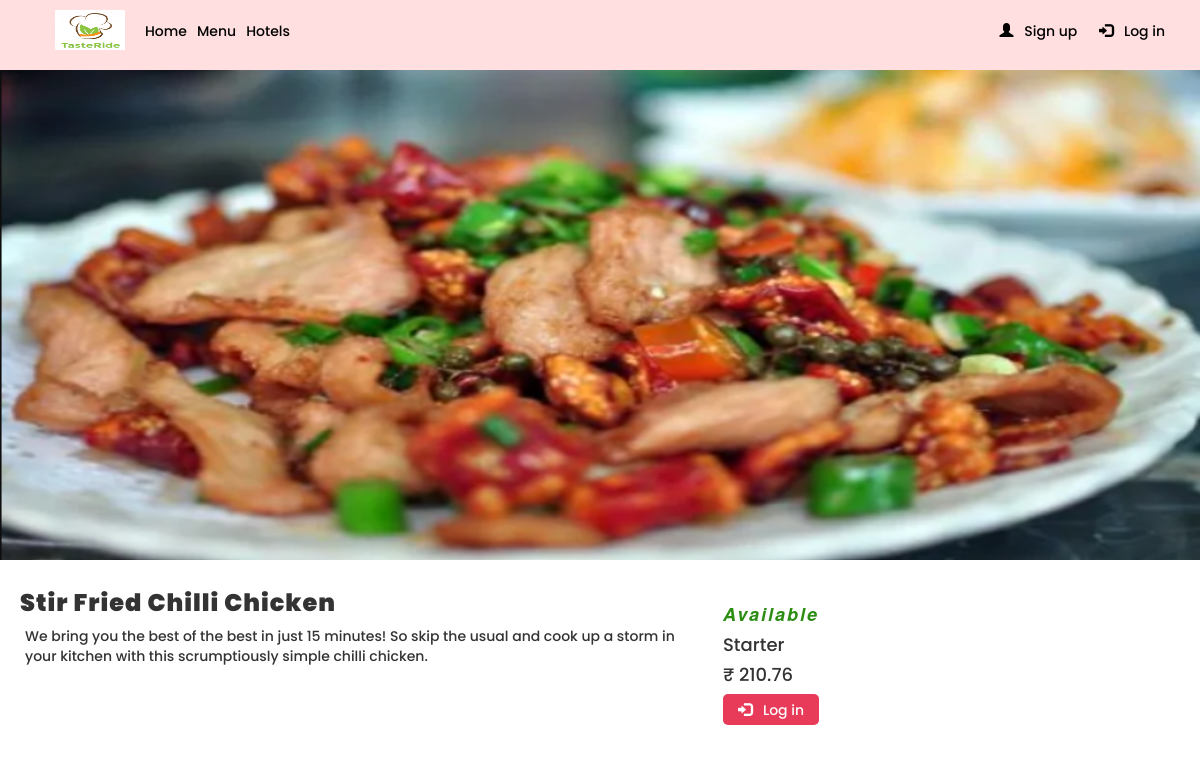
Page /food/menu/1/1 on the committed database.
### food/models.py (models this page shows, shortened)
class Food(models.Model):
    name = models.CharField(max_length=50)
    description = models.CharField(max_length=1000)
    image = models.ImageField(upload_to='images/food/')
    rating = models.DecimalField(max_digits = 5,decimal_places = 1)
    price = models.DecimalField(max_digits = 10,decimal_places = 2,default=0)
    category = models.ForeignKey('Category',on_delete=models.CASCADE)

class Category(models.Model):
    cname  = models.CharField(max_length=20)
    image = models.ImageField(upload_to='images/category/')
    def __str__(self):
        return self.cname

### food/views.py (the view)
# urls.py: path('menu/<int:cid>/<int:fid>',FoodItem,name="fooditem"),
def FoodItem(request,cid,fid):
    category = get_object_or_404(Category,pk=cid)
    food = Food.objects.filter(category=category)
    food_item = food.filter(id=fid)
    return render(request,'food/food_item.html',{
        'food_item' : food_item[0],
        'cid':cid,
    })

### food/templates/food/food_item.html
{% extends 'hotels/base.html' %}
{% load widget_tweaks %}
{% block start %}
<div class="hotel-contain">
    <div class="hotel-img">
        <img class="image-hotel" src="{{ food_item.image.url }}" alt="{{ food_item.name }}"/>
    </div>
    <div class="hotel-content">
        <div class="hotel-content-left">
            <h3 class="hotel-content-left_header">
                {{ food_item.name }}
            </h3>
            <p class="hotel-content-left_desc">
                {{ food_item.description }}
            </p>
        </div>
        <div class="hotel-content-right">
            <h4 class="hotel-content-right_ava">Available</h4>
            <h4 class="hotel-content-right_loc">
                {{food_item.category}} </h4>
            <h4 class="hotel-content-right_pri"> ₹ {{ food_item.price }}</h4>
            {% if user.is_authenticated %}
            <button class="button button-my">
                <a href="{% url 'foodorder' cid food_item.id %}"> Order Now &nbsp;&nbsp;
                     <svg xmlns="http://www.w3.org/2000/svg" width="16" height="16" fill="currentColor" class="bi bi-arrow-right" viewBox="0 0 16 16">
                    <path fill-rule="evenodd" d="M1 8a.5.5 0 0 1 .5-.5h11.793l-3.147-3.146a.5.5 0 0 1 .708-.708l4 4a.5.5 0 0 1 0 .708l-4 4a.5.5 0 0 1-.708-.708L13.293 8.5H1.5A.5.5 0 0 1 1 8z"/>
                  </svg></a>
              </button>
              {% else %}
            <button class="button button-my">
                <a class="nav-link" href="{% url "login" %}"><span class="glyphicon glyphicon-log-in"></span> &nbsp; Log in</a>
            </button>
              {% endif %}
        </div>
    </div>
</div>
{% endblock start %}

### hotels/static/hotel.css (style rules this page uses)
.nav-link { text-decoration: none; padding: 5px; color: black; font-family: "Poppins", sans-serif; font-size: 1.4rem; font-weight: 500; }
.button { color: #ffffff !important; background-color: #e83a59 !important; padding: 5px 10px; border-radius: 5px; border: none; }
.button > a { text-decoration: none; color: white; }
.image-hotel { width: 100%; max-height: 500px; }
.hotel-content { display: flex; padding: 10px 20px 10px; }
.hotel-content-left { flex: 0.6; }
.hotel-content-left_header { font-family: "Poppins", sans-serif; font-weight: 900; letter-spacing: 0.1rem; }
.hotel-content-left_desc { font-family: "Poppins", sans-serif; font-weight: 450; letter-spacing: 0rem; margin-left: 5px; }
.hotel-content-right { padding: 5px; margin-top: 20px; flex: 0.4; margin-left: 20px; right: 5%; }
.hotel-content-right_ava { color: #2b8d12; font-weight: 800; font-style: italic; letter-spacing: 0.2rem; }
.hotel-content-right_loc, .hotel-content-right_pri { font-family: "Poppins", sans-serif; font-weight: 450; }

### rows in the picture
Food: image (picture), name "Stir Fried Chilli Chicken", description "We bring you the best of the best in just 15 minutes! So skip the usual and cook up a storm in your kitchen with this scrumptiously simple chilli chicken.", category "Starter", price "210.76"
